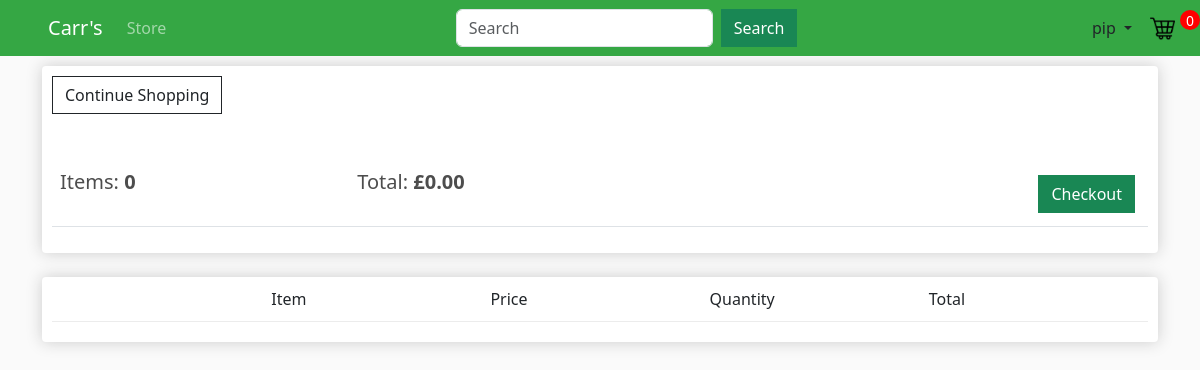
The page /cart/ (signed in) on the database as committed earlier.
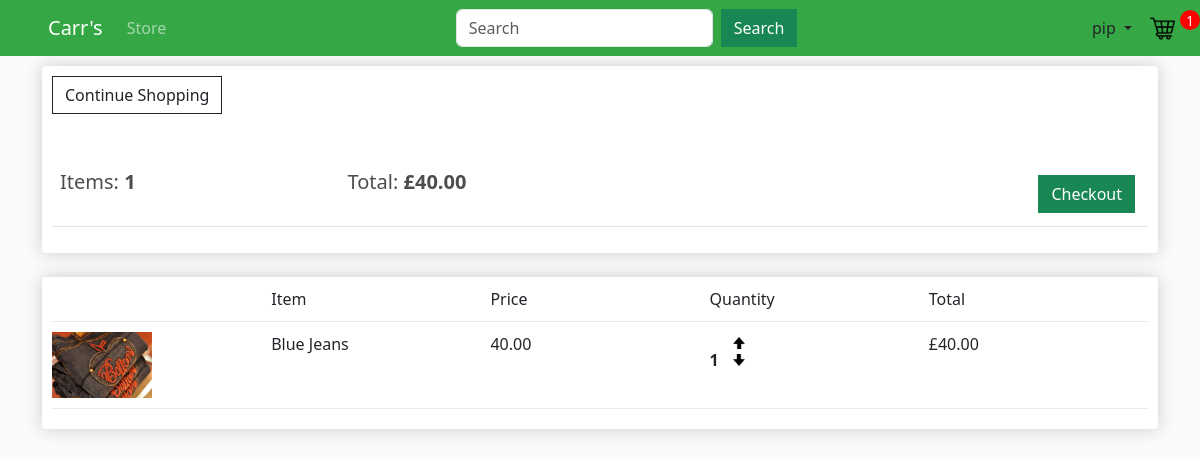
The same page on the database as committed later.
### store/models.py (models this page shows, shortened)
class Order(models.Model):
    customer = models.ForeignKey(Customer, on_delete=models.SET_NULL, blank=True, null=True)
    order_date = models.DateTimeField(auto_now_add=True)
    completed = models.BooleanField(default=False, null=True, blank=False)
    transaction_id = models.CharField(max_length=100, null=True)
    products = models.ManyToManyField(Product, through="OrderItem") #Many to many relationship with OrderItem. This ensures each order can have a variety of products.
    @property
    def get_cart_total(self):
        orderitems = self.orderitem_set.all()
        total = sum([item.get_total for item in orderitems])
        return total
    @property
    def get_cart_items(self):
        orderitems = self.orderitem_set.all()
        total = sum([item.quantity for item in orderitems])
        return total

class OrderItem(models.Model):
    product = models.ForeignKey(Product, on_delete=models.SET_NULL, blank=True, null=True)
    order = models.ForeignKey(Order, on_delete=models.SET_NULL, blank=True, null=True)
    quantity = models.IntegerField(default=0, null=True, blank=True)
    date_added = models.DateField(auto_now_add=True)
    @property
    def get_total(self):
        total = self.product.price * self.quantity
        return total

class Product(models.Model):
    name = models.CharField(max_length=100, null=True)
    description = models.CharField(max_length=300, null=True)
    price = models.FloatField()
    image = models.ImageField(null=True, blank=True)
    @property
    def imageURL(self):
        try:
            url=self.image.url
        except:
            url=''
        return url

### store/views.py (the view)
# urls.py: path('cart/', views.cart, name ='cart'),
def cart(request):
    if request.user.is_authenticated:
        customer=request.user.customer
        order, created = Order.objects.get_or_create(customer=customer, completed=False)
        items = order.orderitem_set.all()
        cartItems = order.get_cart_items
    else:
        items = []
        order = {"get_cart_total": 0, "get_cart_items": 0}
        cartItems = order['get_cart_items']
    context = {'items':items, 'order':order, 'cartItems':cartItems}
    return render(request, 'store/cart.html', context)

### store/templates/store/cart.html
{% extends 'store/main.html' %}
{% load static %}
{% block content %}
    <div class="row">
        <div class="col-lg-12">
            <div class="box-element">
                <a class="btn btn-outline-dark" href="{% url 'store' %}">Continue Shopping</a>
                <br>
                <br>
                <br>
                <table class="table">
                    <tr>
                        <th><h5>Items: <strong>{{order.get_cart_items}}</strong></h5></th>
                        <th><h5>Total: <strong>£{{order.get_cart_total|floatformat:2}}</strong></h5></th>
                        <th>
                            <a style="float:right; margin: 5px;" class="btn btn-success" href="{% url 'checkout' %}">
                            Checkout</a>
                        </th>
                    </tr>
                </table>
            </div>
            <br>
            <div class="box-element">
                <div class="cart-row">
                    <div style="flex:2"></div>
                    <div style="flex:2">Item</div>
                    <div style="flex:2">Price</div>
                    <div style="flex:2">Quantity</div>
                    <div style="flex:2">Total</div>
                </div>
                {% for item in items %}
                <div class="cart-row">
                    <div style="flex:2"><img class="row-image" src="{{item.product.imageURL}}"></div>
                    <div style="flex:2"><p>{{item.product.name}}</p></div>
					<div style="flex:2"><p>{{item.product.price|floatformat:2}}</p></div>
					<div style="flex:2">
						<p class="quantity">{{item.quantity}}</p>
						<div class="quantity">
							<img data-product="{{item.product.id}}" data-action="add" class="chg-quantity update-cart" src="{% static  'images/up.png' %}">
							<img data-product="{{item.product.id}}" data-action="remove"  class="chg-quantity update-cart" src="{% static  'images/down.png' %}">
						</div>
					</div>
					<div style="flex:2"><p>£{{item.get_total|floatformat:2}}</p></div>
                </div>
                {% endfor %}
            </div>
        </div>
    </div>
{% endblock content %}

### store/templates/store/main.html (shortened to what this page needs)
<!DOCTYPE html>
{% load static %}
<html>
    <head>
        <link href="https://cdn.jsdelivr.net/npm/bootstrap@5.3.2/dist/css/bootstrap.min.css" rel="stylesheet">
        <link rel="stylesheet" type="text/css" href="{% static 'css/main.css' %}">
    </head>
    <body>
        <nav class="navbar navbar-expand-lg navbar-dark bg-dark">
            <a class="navbar-brand ms-5" href="{% url 'store' %}">Carr's</a>
            <div class="collapse navbar-collapse" id="navbarSupportedContent">
                <ul class="navbar-nav mr-auto">
                    <li class="nav-item">
                        <a class="nav-link" href="{% url 'store' %}">Store</a>
                    </li>
                </ul>
                <form method="get" class="ms-auto d-flex flex-row align-items-center" action="{% url 'search' %}">
                    <input class="form-control me-2" type="search" placeholder="Search" aria-label="Search" name="query">
                    <button class="btn btn-success" type="submit" >Search</button>
                </form>
                <div class="d-flex align-items-center ms-auto">
                {% if user.is_authenticated %}
                    <div class="dropdown">
                        <button class="btn dropdown-toggle" type="button" id="dropdownMenuButton" data-toggle="dropdown" aria-haspopup="true" aria-expanded="false">
                            {{ user }}
                        </button>
                    </div>
                {% else %}
                    <a href="{% url 'login' %}" class="btn ">Login</a>
                    <a href="{% url 'signup' %}" class="btn ">Register</a>
                {% endif %}
                <a href="{% url 'cart' %}">
                    <img id="cart-icon" src="{% static 'images/trolley.png' %}" class="img-fluid">
                </a>
                <p class="ms-auto" id="cart-total">{{cartItems}}</p>
                </div>
            </div>
        </nav>
        <div class="container">
            {% block content %}
            {% endblock content %}
        </div>
    </body>
</html>

Rows that differ between the two databases and show on the page:
computed for Order: get_cart_items "0" → "1"; get_cart_total "0.00" → "40.00"
added OrderItem: product.imageURL (picture), product.name "Blue Jeans", product.price "40.00", quantity "1", get_total "40.00"
Other text that changed with them:
{{ cartItems }}: "0" → "1"
